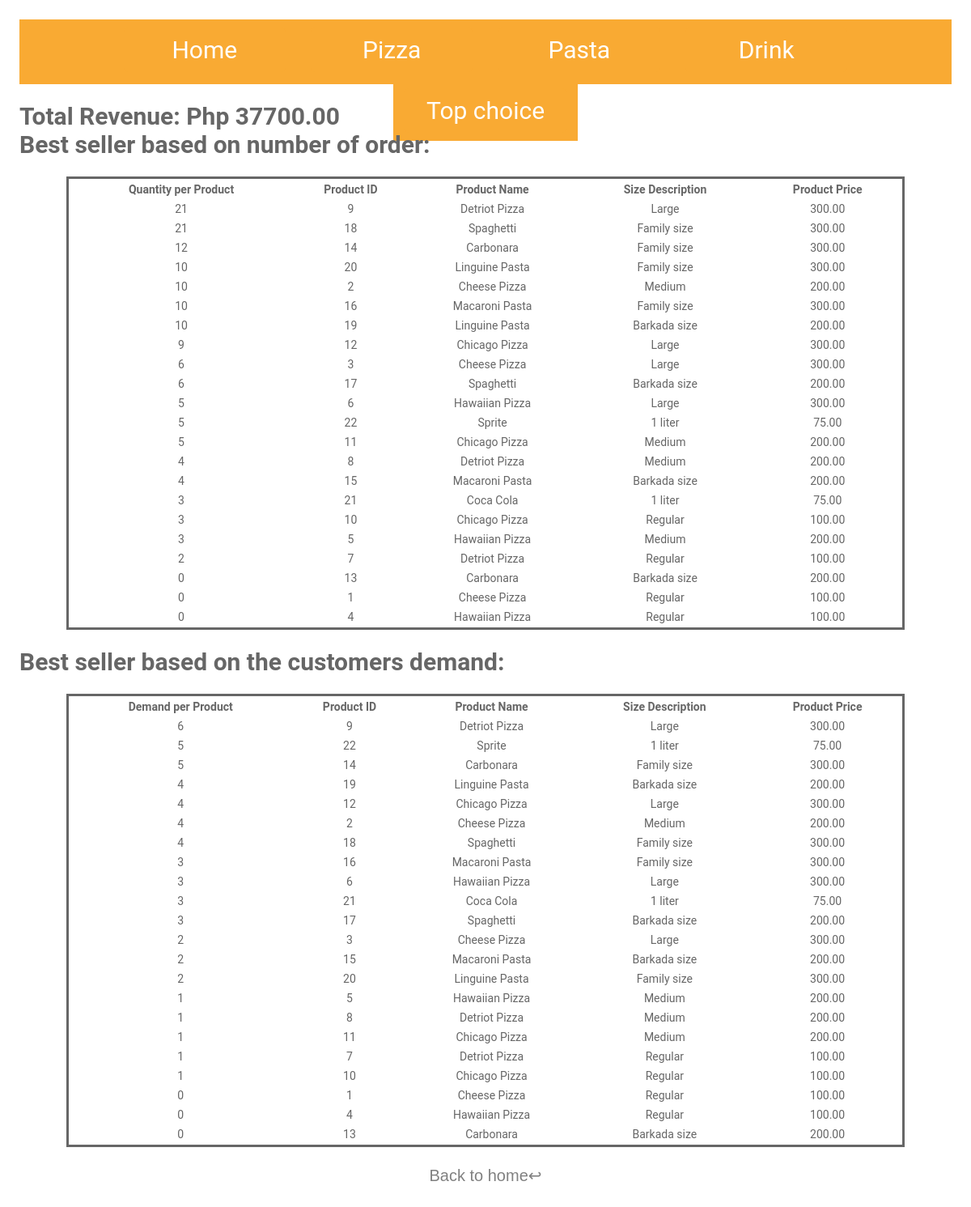
The page /top_choice.php on the database its author committed.
### tables this page shows
CREATE TABLE `product` (
  `PRODUCT_ID` int(8) NOT NULL,
  `PRODUCT_PRICE` decimal(12,2) NOT NULL,
  `PRODUCT_NAME` varchar(20) NOT NULL,
  `SIZE_DESCRIPTION` varchar(15) DEFAULT NULL,
  `PRODUCT_TYPE` varchar(20) NOT NULL
);

### top_choice.php (the view, shortened to what this page needs)
<!DOCTYPE html>
<html>
<head>
	<link rel="stylesheet" href="CSS/PPOS.css">
</head>
<body>
	<div class="box">
			 <form class="format" action="include/report.inc.php" method="post">
			 		<ul>
					 	<li><button class="admin_btn" type="submit" name="home">Home</button></li>
						<li><button class="admin_btn" type="submit" name="pizza">Pizza</button></li>
						<li><button class="admin_btn" type="submit" name="pasta">Pasta</button></li>
						<li><button class="admin_btn" type="submit" name="drink">Drink</button></li>
						<li><button class="admin_btn" type="submit" name="top_choice">Top choice</button></li>
					</ul>
					<br>
					<h3>Total Revenue: Php <?php
							$dbservername = "localhost";
							$dbusername = "root";
							$dbpwd = "";
							$dbname = "pizza_and_pasta";
							$conn = mysqli_connect($dbservername, $dbusername, $dbpwd, $dbname);
								$sql = "SELECT SUM(`TOTAL_PRICE`) AS REVENUE FROM `payment`;";
							$result = mysqli_query($conn, $sql);
							while($rows=mysqli_fetch_assoc($result))
							{
								echo $rows['REVENUE'];
							}
					?></h3>
			        <h3>Best seller based on number of order:</h3>
				       <table width="90%" style="border: solid;  margin-left: auto; margin-right: auto;">
				        	<?php
								$sql = "SELECT SUM(QUANTITY) AS QUANTITY_PER_PRODUCT,product.PRODUCT_ID, PRODUCT_NAME, SIZE_DESCRIPTION, PRODUCT_PRICE
									FROM order_list
									RIGHT JOIN product
									ON product.PRODUCT_ID = order_list.PRODUCT_ID
									GROUP BY product.PRODUCT_ID
									ORDER BY SUM(QUANTITY) DESC;";
							$result = mysqli_query($conn, $sql);
							?>
							<tr>
								<th>Quantity per Product</th>
								<th>Product ID</th>
								<th>Product Name</th>
								<th>Size Description</th>
								<th>Product Price</th>
							</tr>
							<?php
							while($rows=mysqli_fetch_assoc($result))
							{
								if($rows['QUANTITY_PER_PRODUCT'] == null)
								{
									$rows['QUANTITY_PER_PRODUCT'] = 0;
								}
							?>
							<br>
							<tr>
								<td style="text-align: center;"><?php echo $rows['QUANTITY_PER_PRODUCT'];?></td>
								<td style="text-align: center;"><?php echo $rows['PRODUCT_ID'];?></td>
								<td style="text-align: center;"><?php echo $rows['PRODUCT_NAME'];?></td>
								<td style="text-align: center;"><?php echo $rows['SIZE_DESCRIPTION'];?></td>
								<td style="text-align: center;"><?php echo $rows['PRODUCT_PRICE'];}?></td>
							</tr>
				        </table>
				        <br>
				        <h3>Best seller based on the customers demand:</h3>
				        <table width="90%" style="border: solid;  margin-left: auto; margin-right: auto;">
				        	<?php
								$sql = "SELECT COUNT(order_list.ORDER_ID) AS DEMAND, product.PRODUCT_ID, PRODUCT_NAME, SIZE_DESCRIPTION, PRODUCT_PRICE
									FROM order_list
									RIGHT JOIN product
									ON product.PRODUCT_ID = order_list.PRODUCT_ID
									GROUP BY product.PRODUCT_ID
									ORDER BY COUNT(order_list.ORDER_ID) DESC;";
							$result = mysqli_query($conn, $sql);
							?>
							<tr>
								<th>Demand per Product</th>
								<th>Product ID</th>
								<th>Product Name</th>
								<th>Size Description</th>
								<th>Product Price</th>
							</tr>
							<?php
							while($rows=mysqli_fetch_assoc($result))
							{
							?>
							<br>
							<tr>
								<td style="text-align: center;"><?php echo $rows['DEMAND'];?></td>
								<td style="text-align: center;"><?php echo $rows['PRODUCT_ID'];?></td>
								<td style="text-align: center;"><?php echo $rows['PRODUCT_NAME'];?></td>
								<td style="text-align: center;"><?php echo $rows['SIZE_DESCRIPTION'];?></td>
								<td style="text-align: center;"><?php echo $rows['PRODUCT_PRICE'];}?></td>
							</tr>
				        </table>
						      <div class="btn-block">
				              <button class="btn" type="submit" name="back_home">Back to home↩</button>
				              </div>
		     </form>
	</div>
</body>
</html>

### CSS/PPOS.css (style rules this page uses)
* { margin: 0; padding: 0; }
html, body { min-height: 50%; }
body, div, form, input, select, textarea, p, a { padding: 0; margin: 0; outline: none; font-family: Roboto, Arial, sans-serif; font-size: 14px; color: #666; line-height: 22px; background-color: transparent; }
h3 { font-family: Roboto, Arial, sans-serif; font-size: 30px; line-height: 35px; }
.box { display: flex; justify-content: center; align-items: center; }
form { width: 50%; padding: 2%; box-shadow: 0 0 25px 0 #646d81; background-color: white; }
.btn-block { margin-top: 10px; text-align: center; }
button { width: 150px; padding: 10px; border: none; border-radius: 5px; background: #344955; font-size: 16px; color: #fff; cursor: pointer; }
.btn { width: 600px; height: 50px; padding: 10px; border: none; border-radius: 0px; background: transparent; font-size: 20px; color: gray; cursor: pointer; }
.format { width: 100%; padding: 2%; box-shadow: 0 0 25px 0 #646d81; background-color: white; }
ul { background-color: #f9aa33; height: 80px; width: auto; text-align: center; }
ul li { background-color: #f9aa33; display:inline-block; cursor: grab; padding: 10px 14px; }
ul li button { font-family: Roboto, Arial, sans-serif; font-size: 30px; line-height: 35px; color: white; text-decoration: none; background: #f9aa33; width: 200px; }

### rows shown on the page
product: QUANTITY_PER_PRODUCT "21", PRODUCT_ID "9", PRODUCT_NAME "Detriot Pizza", SIZE_DESCRIPTION "Large", PRODUCT_PRICE "300.00", DEMAND "6"
product: QUANTITY_PER_PRODUCT "21", PRODUCT_ID "18", PRODUCT_NAME "Spaghetti", SIZE_DESCRIPTION "Family size", PRODUCT_PRICE "300.00", DEMAND "4"
product: QUANTITY_PER_PRODUCT "12", PRODUCT_ID "14", PRODUCT_NAME "Carbonara", SIZE_DESCRIPTION "Family size", PRODUCT_PRICE "300.00", DEMAND "5"
product: QUANTITY_PER_PRODUCT "10", PRODUCT_ID "20", PRODUCT_NAME "Linguine Pasta", SIZE_DESCRIPTION "Family size", PRODUCT_PRICE "300.00", DEMAND "2"
product: QUANTITY_PER_PRODUCT "10", PRODUCT_ID "2", PRODUCT_NAME "Cheese Pizza", SIZE_DESCRIPTION "Medium", PRODUCT_PRICE "200.00", DEMAND "4"
product: QUANTITY_PER_PRODUCT "10", PRODUCT_ID "16", PRODUCT_NAME "Macaroni Pasta", SIZE_DESCRIPTION "Family size", PRODUCT_PRICE "300.00", DEMAND "3"
product: QUANTITY_PER_PRODUCT "10", PRODUCT_ID "19", PRODUCT_NAME "Linguine Pasta", SIZE_DESCRIPTION "Barkada size", PRODUCT_PRICE "200.00", DEMAND "4"
product: QUANTITY_PER_PRODUCT "9", PRODUCT_ID "12", PRODUCT_NAME "Chicago Pizza", SIZE_DESCRIPTION "Large", PRODUCT_PRICE "300.00", DEMAND "4"
product: QUANTITY_PER_PRODUCT "6", PRODUCT_ID "3", PRODUCT_NAME "Cheese Pizza", SIZE_DESCRIPTION "Large", PRODUCT_PRICE "300.00", DEMAND "2"
product: QUANTITY_PER_PRODUCT "6", PRODUCT_ID "17", PRODUCT_NAME "Spaghetti", SIZE_DESCRIPTION "Barkada size", PRODUCT_PRICE "200.00", DEMAND "3"
product: QUANTITY_PER_PRODUCT "5", PRODUCT_ID "6", PRODUCT_NAME "Hawaiian Pizza", SIZE_DESCRIPTION "Large", PRODUCT_PRICE "300.00", DEMAND "3"
product: QUANTITY_PER_PRODUCT "5", PRODUCT_ID "22", PRODUCT_NAME "Sprite", SIZE_DESCRIPTION "1 liter", PRODUCT_PRICE "75.00", DEMAND "5"
product: QUANTITY_PER_PRODUCT "5", PRODUCT_ID "11", PRODUCT_NAME "Chicago Pizza", SIZE_DESCRIPTION "Medium", PRODUCT_PRICE "200.00", DEMAND "1"
product: QUANTITY_PER_PRODUCT "4", PRODUCT_ID "8", PRODUCT_NAME "Detriot Pizza", SIZE_DESCRIPTION "Medium", PRODUCT_PRICE "200.00", DEMAND "1"
product: QUANTITY_PER_PRODUCT "4", PRODUCT_ID "15", PRODUCT_NAME "Macaroni Pasta", SIZE_DESCRIPTION "Barkada size", PRODUCT_PRICE "200.00", DEMAND "2"
product: QUANTITY_PER_PRODUCT "3", PRODUCT_ID "21", PRODUCT_NAME "Coca Cola", SIZE_DESCRIPTION "1 liter", PRODUCT_PRICE "75.00", DEMAND "3"
product: QUANTITY_PER_PRODUCT "3", PRODUCT_ID "10", PRODUCT_NAME "Chicago Pizza", SIZE_DESCRIPTION "Regular", PRODUCT_PRICE "100.00", DEMAND "1"
product: QUANTITY_PER_PRODUCT "3", PRODUCT_ID "5", PRODUCT_NAME "Hawaiian Pizza", SIZE_DESCRIPTION "Medium", PRODUCT_PRICE "200.00", DEMAND "1"
product: QUANTITY_PER_PRODUCT "2", PRODUCT_ID "7", PRODUCT_NAME "Detriot Pizza", SIZE_DESCRIPTION "Regular", PRODUCT_PRICE "100.00", DEMAND "1"
product: QUANTITY_PER_PRODUCT "0", PRODUCT_ID "13", PRODUCT_NAME "Carbonara", SIZE_DESCRIPTION "Barkada size", PRODUCT_PRICE "200.00", DEMAND "0"
product: QUANTITY_PER_PRODUCT "0", PRODUCT_ID "1", PRODUCT_NAME "Cheese Pizza", SIZE_DESCRIPTION "Regular", PRODUCT_PRICE "100.00", DEMAND "0"
product: QUANTITY_PER_PRODUCT "0", PRODUCT_ID "4", PRODUCT_NAME "Hawaiian Pizza", SIZE_DESCRIPTION "Regular", PRODUCT_PRICE "100.00", DEMAND "0"

### other values the page prints
$rows['REVENUE'] "37700.00"
